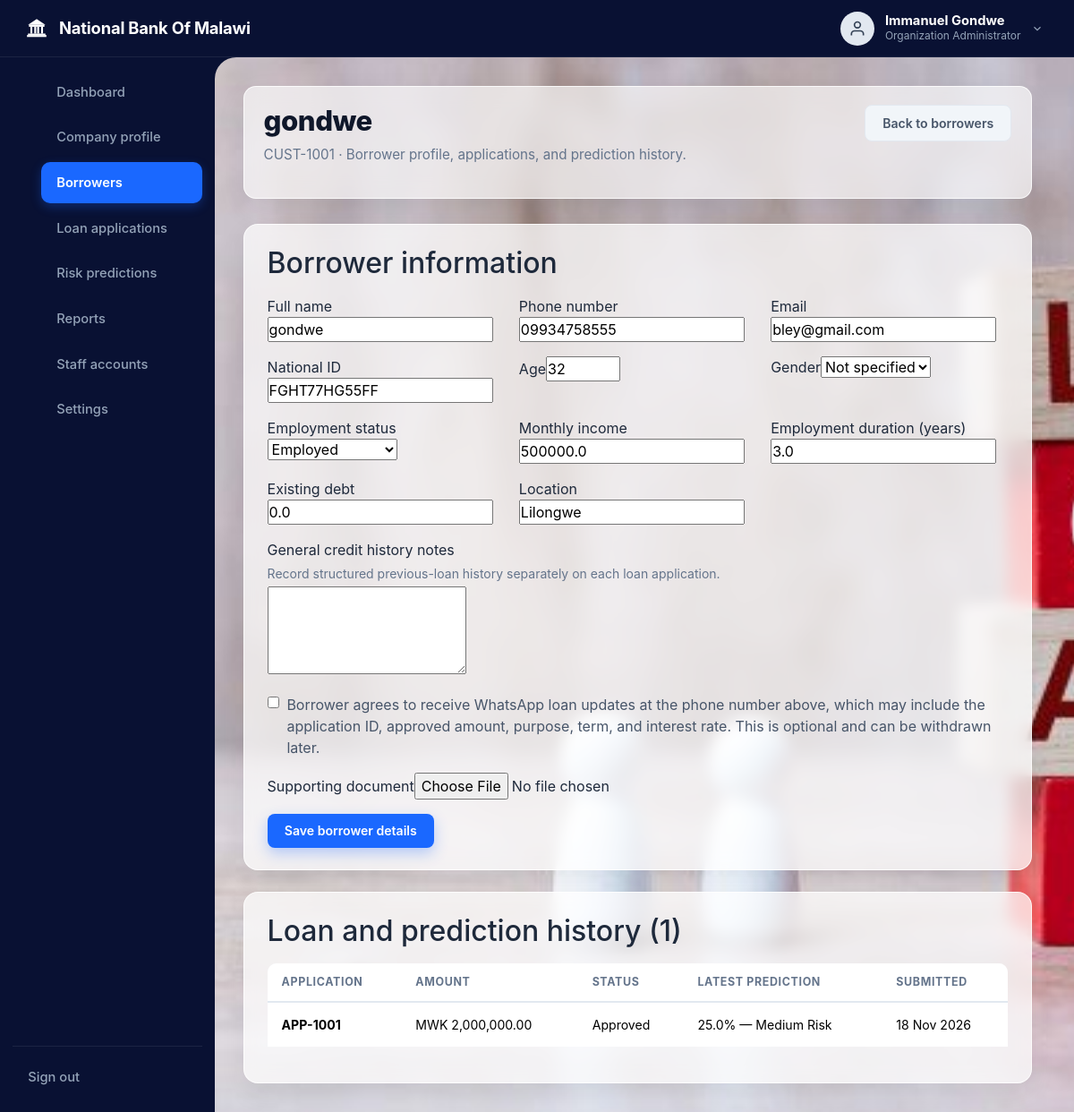
Page /applicants/1 (signed in) on the committed database.
### models.py (models this page shows, shortened)
class Organization(db.Model):
    __tablename__ = 'organizations'
    id = db.Column(db.Integer, primary_key=True)
    org_code = db.Column(db.String(30), unique=True, nullable=False) # e.g. ORG-1001
    name = db.Column(db.String(150), nullable=False)
    org_type = db.Column(db.String(80), nullable=False, default='Microfinance Institution') # Bank, MFI, SACCO, Fintech
    email = db.Column(db.String(150), nullable=False)
    phone = db.Column(db.String(50), nullable=False)
    location = db.Column(db.String(100), nullable=True)
    address = db.Column(db.String(255), nullable=True)
    logo_path = db.Column(db.String(255), nullable=True)
    verification_status = db.Column(db.String(30), nullable=False, default='Pending Approval')
    created_at = db.Column(db.DateTime, default=utc_now)
    users = db.relationship('User', backref='organization', lazy=True, cascade='all, delete-orphan')
    applicants = db.relationship('Applicant', backref='organization', lazy=True, cascade='all, delete-orphan')
    applications = db.relationship('LoanApplication', backref='organization', lazy=True, cascade='all, delete-orphan')
    audit_logs = db.relationship('AuditLog', backref='organization', lazy=True, cascade='all, delete-orphan')

class User(UserMixin, db.Model):
    __tablename__ = 'users'
    id = db.Column(db.Integer, primary_key=True)
    organization_id = db.Column(db.Integer, db.ForeignKey('organizations.id'), nullable=True) # Null for Platform Owner
    user_code = db.Column(db.String(20), unique=True, nullable=False) # e.g. USR-001
    name = db.Column(db.String(150), nullable=False)
    email = db.Column(db.String(150), unique=True, nullable=False)
    phone_number = db.Column(db.String(20), nullable=True)
    national_id = db.Column(db.String(30), unique=True, nullable=True)
    password = db.Column(db.String(255), nullable=False)
    role = db.Column(db.String(50), nullable=False, default='Loan Officer') # Platform Owner, Organization Administrator, Loan Officer, Manager, Auditor
    status = db.Column(db.String(20), nullable=False, default='Active') # Active, Inactive, Suspended
    created_at = db.Column(db.DateTime, default=utc_now)
    last_login = db.Column(db.DateTime, nullable=True)
    registered_applicants = db.relationship('Applicant', backref='registered_by_user', lazy=True)
    loan_applications = db.relationship('LoanApplication', backref='created_by_user', lazy=True)
    predictions = db.relationship('RiskPrediction', backref='assessed_by_user', lazy=True)
    decisions = db.relationship('LoanDecision', backref='decided_by_user', lazy=True)
    @property
    def is_platform_owner(self):
        return self.role == 'Platform Owner'
    @property
    def is_org_admin(self):
        return self.role in ['Organization Administrator', 'Administrator', 'Platform Owner']

class Applicant(db.Model):
    __tablename__ = 'applicants'
    id = db.Column(db.Integer, primary_key=True)
    organization_id = db.Column(db.Integer, db.ForeignKey('organizations.id'), nullable=True) # Tenant scope
    applicant_id = db.Column(db.String(30), nullable=False) # e.g. CUST-1001 (Unique within org)
    full_name = db.Column(db.String(150), nullable=False)
    phone_number = db.Column(db.String(50), nullable=False)
    email = db.Column(db.String(150), nullable=False)
    age = db.Column(db.Integer, nullable=False)
    gender = db.Column(db.String(30), nullable=True)
    national_id = db.Column(db.String(30), nullable=True)
    employment_status = db.Column(db.String(50), nullable=False) # Employed, Self-Employed, Business Owner, Unemployed, Contract
    monthly_income = db.Column(db.Float, nullable=False) # in MWK
    employment_duration = db.Column(db.Float, nullable=False) # in years
    existing_debt = db.Column(db.Float, nullable=False, default=0.0)
    credit_history = db.Column(db.Text, nullable=True)
    whatsapp_opt_in = db.Column(db.Boolean, nullable=False, default=False)
    residential_area = db.Column(db.String(150), nullable=False)
    supporting_document_path = db.Column(db.String(255), nullable=True)
    registration_date = db.Column(db.DateTime, default=utc_now)
    registered_by = db.Column(db.Integer, db.ForeignKey('users.id'), nullable=True)
    applications = db.relationship('LoanApplication', backref='applicant', lazy=True, cascade='all, delete-orphan')

class LoanApplication(db.Model):
    __tablename__ = 'loan_applications'
    __table_args__ = (
        UniqueConstraint(
            'organization_id',
            'applicant_id',
            name='uq_loan_applications_one_per_borrower'
        ),
    )
    id = db.Column(db.Integer, primary_key=True)
    organization_id = db.Column(db.Integer, db.ForeignKey('organizations.id'), nullable=True) # Tenant scope
    app_id = db.Column(db.String(30), nullable=False) # e.g. APP-1001
    applicant_id = db.Column(db.Integer, db.ForeignKey('applicants.id'), nullable=False)
    loan_amount = db.Column(db.Float, nullable=False) # in MWK
    loan_purpose = db.Column(db.String(100), nullable=False) # Business, Agriculture, Education, Personal, etc.
    loan_term = db.Column(db.Integer, nullable=False) # months (e.g. 12)
    interest_rate = db.Column(db.Float, nullable=False, default=18.0) # % APR
    monthly_income = db.Column(db.Float, nullable=False) # in MWK
    existing_monthly_debt = db.Column(db.Float, nullable=False, default=0.0) # in MWK
    credit_history_status = db.Column(
        db.String(30),
        nullable=False,
        default='Not checked'
    )
    prior_loan_count = db.Column(db.Integer, nullable=True)
    prior_loans_repaid = db.Column(db.Integer, nullable=True)
    late_payments_12m = db.Column(db.Integer, nullable=True)
    max_days_past_due_12m = db.Column(db.Integer, nullable=True)
    previous_default = db.Column(db.Boolean, nullable=True)
    supporting_document_path = db.Column(db.String(255), nullable=True)
    whatsapp_approval_status = db.Column(
        db.String(30),
        nullable=False,
        default='Not sent'
    )
    whatsapp_approval_sent_at = db.Column(db.DateTime, nullable=True)
    whatsapp_approval_error = db.Column(db.String(255), nullable=True)
    whatsapp_approval_template = db.Column(db.String(100), nullable=True)
    status = db.Column(db.String(50), nullable=False, default='Pending') # Pending, Under Review, Assessed, Approved, Declined
    created_at = db.Column(db.DateTime, default=utc_now)
    created_by = db.Column(db.Integer, db.ForeignKey('users.id'), nullable=True)
    predictions = db.relationship('RiskPrediction', backref='loan_application', lazy=True, cascade='all, delete-orphan')
    decision = db.relationship('LoanDecision', backref='loan_application', uselist=False, cascade='all, delete-orphan')
    @property
    def latest_prediction(self):
        if self.predictions:
            return sorted(self.predictions, key=lambda p: p.assessment_date, reverse=True)[0]
        return None

class RiskPrediction(db.Model):
    __tablename__ = 'risk_predictions'
    id = db.Column(db.Integer, primary_key=True)
    organization_id = db.Column(db.Integer, db.ForeignKey('organizations.id'), nullable=True) # Tenant scope
    application_id = db.Column(db.Integer, db.ForeignKey('loan_applications.id'), nullable=False)
    default_probability = db.Column(db.Float, nullable=False) # in % (e.g. 25.0)
    risk_category = db.Column(db.String(50), nullable=False) # Low Risk, Medium Risk, High Risk
    model_version = db.Column(db.String(100), nullable=False, default='Random Forest & XGBoost Ensemble v2.1')
    explanation_json = db.Column(db.Text, nullable=True) # JSON list of SHAP-like factors
    assessed_by = db.Column(db.Integer, db.ForeignKey('users.id'), nullable=True)
    assessment_date = db.Column(db.DateTime, default=utc_now)

### main.py (the view)
@main.route('/applicants/<int:applicant_id>')
@login_required
def applicant_detail(applicant_id):
    applicant = Applicant.query.filter_by(
        id=applicant_id,
        organization_id=current_user.organization_id
    ).first_or_404()
    applications = LoanApplication.query.filter_by(
        organization_id=current_user.organization_id,
        applicant_id=applicant.id
    ).order_by(LoanApplication.created_at.desc()).all()
    return render_template(
        'applicant_detail.html',
        applicant=applicant,
        applications=applications,
        active_page='applicants'
    )

### templates/applicant_detail.html (shortened to what this page needs)
{% extends "base.html" %}
{% block content %}
<div class="dashboard-viewport">
  {% include 'header.html' %}
  <div class="dashboard-body-container">
    {% include 'sidebar.html' %}
    <main class="dashboard-main-content">
      <header class="workspace-header-row">
        <div>
          <h1 class="welcome-heading">{{ applicant.full_name }}</h1>
          <p class="welcome-subtext">{{ applicant.applicant_id }} &middot; Borrower profile, applications, and prediction history.</p>
        </div>
        <a href="{{ url_for('main.applicants_list') }}" class="btn btn-secondary">Back to borrowers</a>
      </header>
      <section class="chart-card-box" style="margin-bottom: 1.5rem;">
        <h2 style="margin-bottom: 1rem;">Borrower information</h2>
        <form method="POST" action="{{ url_for('main.update_applicant', applicant_id=applicant.id) }}" enctype="multipart/form-data" style="display: grid; grid-template-columns: repeat(auto-fit, minmax(220px, 1fr)); gap: 1rem;">
          <label>Full name<input name="full_name" value="{{ applicant.full_name }}" maxlength="150" required></label>
          <label>Phone number<input name="phone_number" value="{{ applicant.phone_number }}" maxlength="50" required></label>
          <label>Email<input type="email" name="email" value="{{ applicant.email }}" maxlength="150" required></label>
          <label>National ID<input name="national_id" value="{{ applicant.national_id or '' }}" maxlength="30"></label>
          <label>Age<input type="number" name="age" value="{{ applicant.age }}" min="18" max="99" required></label>
          <label>Gender<select name="gender"><option value="">Not specified</option></select></label>
          <label>Employment status<select name="employment_status"><option {% if applicant.employment_status == 'Employed' %}selected{% endif %}>Employed</option></select></label>
          <label>Monthly income<input type="number" name="monthly_income" value="{{ applicant.monthly_income }}" min="0" step="1000" required></label>
          <label>Employment duration (years)<input type="number" name="employment_duration" value="{{ applicant.employment_duration }}" min="0" step="0.5"></label>
          <label>Existing debt<input type="number" name="existing_debt" value="{{ applicant.existing_debt }}" min="0" step="1000"></label>
          <label>Location<input name="residential_area" value="{{ applicant.residential_area }}" maxlength="150"></label>
          <label style="grid-column: 1/-1;">General credit history notes<small style="display:block;margin:.25rem 0;color:#64748b;">Record structured previous-loan history separately on each loan application.</small><textarea name="credit_history" rows="4" maxlength="2000">{{ applicant.credit_history or '' }}</textarea></label>
          <label style="grid-column: 1/-1; display: flex; align-items: flex-start; gap: .55rem; color: #475569;">
            <input type="checkbox" name="whatsapp_opt_in" value="yes" {% if applicant.whatsapp_opt_in %}checked{% endif %} style="margin-top: .2rem;">
            <span>Borrower agrees to receive WhatsApp loan updates at the phone number above, which may include the application ID, approved amount, purpose, term, and interest rate. This is optional and can be withdrawn later.</span>
          </label>
          <label style="grid-column: 1/-1;">Supporting document<input type="file" name="supporting_document" accept=".pdf,.png,.jpg,.jpeg"></label>
          <div style="grid-column: 1/-1; display: flex; gap: .75rem;">
            <button type="submit" class="btn btn-hero-primary">Save borrower details</button>
          </div>
        </form>
      </section>
      <section class="chart-card-box">
        <h2 style="margin-bottom: 1rem;">Loan and prediction history ({{ applications|length }})</h2>
        <div class="table-responsive">
          <table class="table">
            <thead><tr><th>Application</th><th>Amount</th><th>Status</th><th>Latest prediction</th><th>Submitted</th></tr></thead>
            <tbody>
              {% for application in applications %}
              <tr>
                <td><strong>{{ application.app_id }}</strong></td>
                <td>MWK {{ '{:,.2f}'.format(application.loan_amount) }}</td>
                <td>{{ application.status }}</td>
                <td>{% if application.latest_prediction %}{{ application.latest_prediction.default_probability }}% &mdash; {{ application.latest_prediction.risk_category }}{% else %}Not assessed{% endif %}</td>
                <td>{{ application.created_at.strftime('%d %b %Y') }}</td>
              </tr>
              {% else %}
              <tr><td colspan="5" style="text-align: center; color: #64748b;">No loan applications for this borrower.</td></tr>
              {% endfor %}
            </tbody>
          </table>
        </div>
      </section>
    </main>
  </div>
</div>
{% endblock %}

### templates/header.html (shortened to what this page needs)
<header class="dashboard-topbar">
  <div class="topbar-brand">
    <a href="{{ url_for('main.platform_admin' if current_user.is_platform_owner else 'main.profile') }}" style="display: flex; align-items: center; gap: 0.75rem; color: #ffffff;">
      <span>{{ current_user.organization.name if current_user.organization else 'Platform Operations' }}</span>
    </a>
  </div>
  <div class="topbar-right">
    <a href="{{ url_for('main.view_profile') }}" class="user-profile-menu" aria-label="View profile for {{ current_user.name }}" title="View profile">
      <div class="user-avatar-circle">
        <svg width="20" height="20" viewBox="0 0 24 24" fill="none" stroke="currentColor" stroke-width="2"><path d="M20 21v-2a4 4 0 0 0-4-4H8a4 4 0 0 0-4 4v2"></path><circle cx="12" cy="7" r="4"></circle></svg>
      </div>
      <div class="user-text-info">
        <div class="user-name-title">{{ current_user.name }}</div>
        <div class="user-role-subtitle">{{ current_user.role }}</div>
      </div>
      <svg width="14" height="14" viewBox="0 0 24 24" fill="none" stroke="#94a3b8" stroke-width="2"><polyline points="6 9 12 15 18 9"></polyline></svg>
    </a>
  </div>
</header>

### rows in the picture
Organization: organization "National Bank Of Malawi"
User: name "Immanuel Gondwe", role "Organization Administrator"
Applicant: full_name "gondwe", applicant_id "CUST-1001", phone_number "09934758555", email "bley@gmail.com", national_id "FGHT77HG55FF", age "32", employment_status "Employed", monthly_income "500000.0", employment_duration "3.0", existing_debt "0.0", residential_area "Lilongwe"
LoanApplication: app_id "APP-1001", loan_amount "2,000,000.00", status "Approved", latest_prediction.default_probability "25.0", latest_prediction.risk_category "Medium Risk", created_at "18 Nov 2026"

### other values in the picture
{{ applications|length }} "1"
